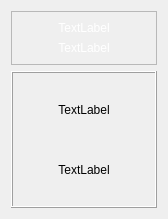
<?xml version="1.0" encoding="UTF-8"?>
<ui version="4.0">
 <class>WizMeterView</class>
 <widget class="QWidget" name="WizMeterView">
  <property name="geometry">
   <rect>
    <x>0</x>
    <y>0</y>
    <width>168</width>
    <height>219</height>
   </rect>
  </property>
  <property name="windowTitle">
   <string>Form</string>
  </property>
  <layout class="QVBoxLayout" name="verticalLayout">
   <item>
    <widget class="QFrame" name="frame_2">
     <property name="frameShape">
      <enum>QFrame::StyledPanel</enum>
     </property>
     <property name="frameShadow">
      <enum>QFrame::Raised</enum>
     </property>
     <layout class="QVBoxLayout" name="verticalLayout_3">
      <item>
       <widget class="QLabel" name="lblHeader1">
        <property name="styleSheet">
         <string notr="true">color: white;</string>
        </property>
        <property name="text">
         <string>TextLabel</string>
        </property>
        <property name="alignment">
         <set>Qt::AlignCenter</set>
        </property>
       </widget>
      </item>
      <item>
       <widget class="QLabel" name="lblHeader2">
        <property name="styleSheet">
         <string notr="true">color: white;</string>
        </property>
        <property name="text">
         <string>TextLabel</string>
        </property>
        <property name="alignment">
         <set>Qt::AlignCenter</set>
        </property>
       </widget>
      </item>
     </layout>
    </widget>
   </item>
   <item>
    <widget class="QFrame" name="frame">
     <property name="sizePolicy">
      <sizepolicy hsizetype="Preferred" vsizetype="Expanding">
       <horstretch>0</horstretch>
       <verstretch>0</verstretch>
      </sizepolicy>
     </property>
     <property name="frameShape">
      <enum>QFrame::Box</enum>
     </property>
     <property name="frameShadow">
      <enum>QFrame::Raised</enum>
     </property>
     <layout class="QVBoxLayout" name="verticalLayout_2">
      <item>
       <widget class="QLabel" name="lblMeterInfo1">
        <property name="text">
         <string>TextLabel</string>
        </property>
        <property name="alignment">
         <set>Qt::AlignCenter</set>
        </property>
       </widget>
      </item>
      <item>
       <widget class="QLabel" name="lblMeterInfo2">
        <property name="text">
         <string>TextLabel</string>
        </property>
        <property name="alignment">
         <set>Qt::AlignCenter</set>
        </property>
       </widget>
      </item>
     </layout>
    </widget>
   </item>
  </layout>
 </widget>
 <resources/>
 <connections/>
</ui>
